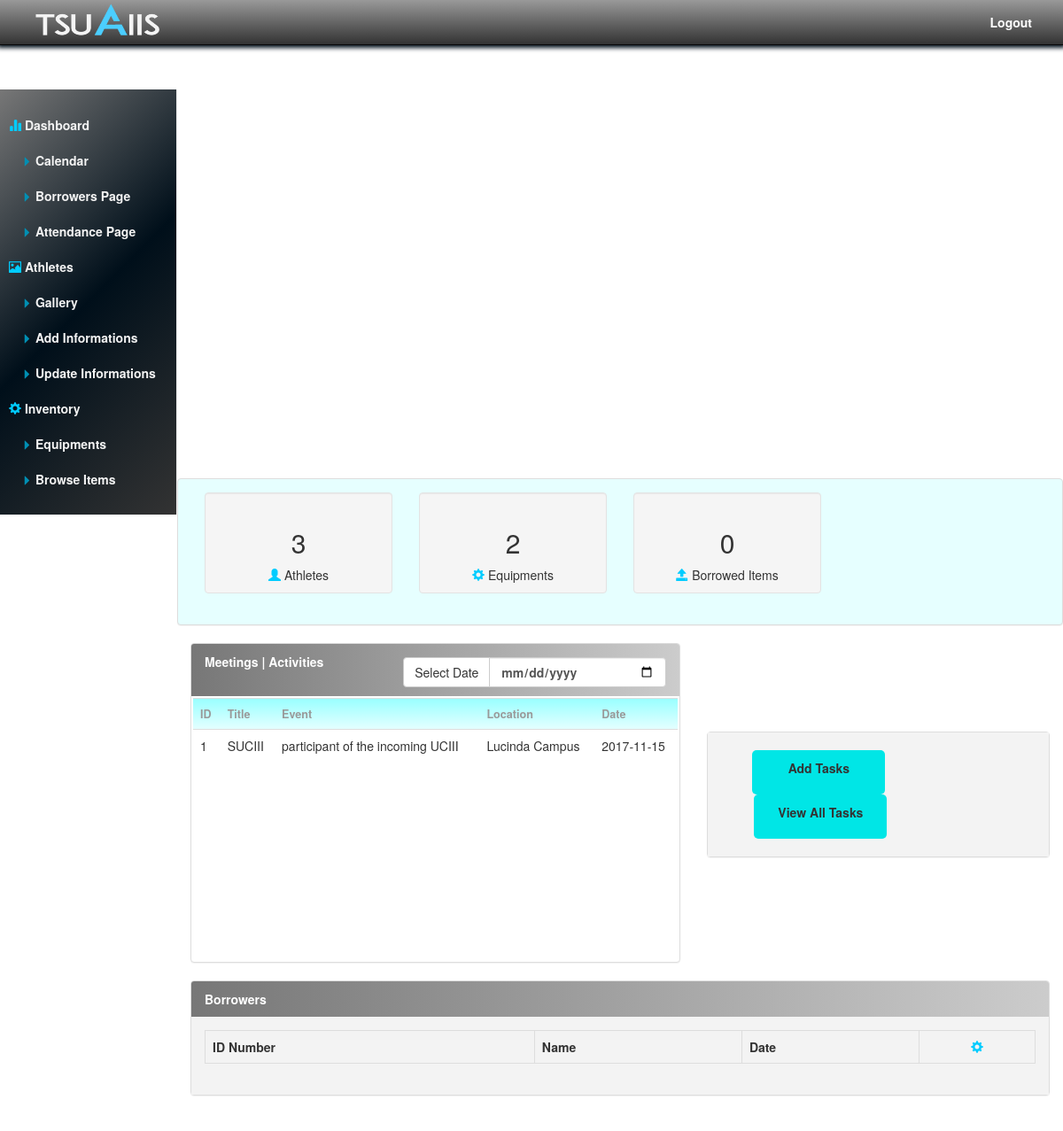
Screenshot of /welcome.php (signed in) with the database file from the repository.
### tables this page shows
CREATE TABLE `sdmo_calendar` (
  `CAL_NO` int(11) NOT NULL,
  `CAL_TITLE` char(50) NOT NULL,
  `CAL_EVENT_LOCATION` char(50) NOT NULL,
  `CAL_EVENT` char(100) NOT NULL,
  `CAL_START` date NOT NULL,
  `CAL_END` date NOT NULL,
  `CAL_STATUS` char(50) NOT NULL,
  `CAL_WARNING` char(3) NOT NULL,
  `CAL_WAR_DATE` date NOT NULL
);

### calendar/count/select-date.php (the view, shortened to what this page needs)
<?php
	if(isset($_POST['submit']))
	{
		$date = $_POST['date'];
		$sql = "SELECT * FROM sdmo_calendar WHERE CAL_START = '$date'";
		$res = mysql_query($sql);
		if($date!=0){
		echo "<table class='table table-hover'>
			<tr id='t-head'>
				<th>ID</th>
				<th>Title</th>
				<th>Event</th>
				<th>Location</th>
				<th>Date</th>
			</tr>";
		while ($row = mysql_fetch_array($res)) {
			echo "<tr>
				<td>" . $row['CAL_NO'] . "</td>
				<td>" . $row['CAL_TITLE'] . "</td>
				<td>" . $row['CAL_EVENT'] . "</td>
				<td>" . $row['CAL_EVENT_LOCATION'] . "</td>
				<td>" . $row['CAL_START'] . "</td>
				 </tr>";
		}
		echo "</table>";
		}
		else{
		 return false;
		}
	}
	elseif(!isset($_POST['submit'])){
		$sql = "SELECT * FROM sdmo_calendar ORDER BY CAL_START LIMIT 7";
		$res = mysql_query($sql);
		echo "<table class='table table-hover' >
			<tr id='t-head'>
				<th>ID</th>
				<th>Title</th>
				<th>Event</th>
				<th>Location</th>
				<th>Date</th>
			</tr>";
		while ($row = mysql_fetch_array($res)) {
			echo "<tr>
				<td>" . $row['CAL_NO'] . "</td>
				<td>" . $row['CAL_TITLE'] . "</td>
				<td>" . $row['CAL_EVENT'] . "</td>
				<td>" . $row['CAL_EVENT_LOCATION'] . "</td>
				<td>" . $row['CAL_START'] . "</td>
				 </tr>";
		}
		echo "</table>";
	}
?>

### css/index_style.css (style rules this page uses)
body { padding-top: 50px; }
#t-head { background-color: #333; }

### calendar/count/select-date.php (style rules this page uses)
#t-head { background: linear-gradient(to bottom, #99ffff, #e6ffff); color: #999; font-size: 0.9em; }

### borrower/SDMO_INVENTORY_BARROW_LIST.PHP (style rules this page uses)
table { width: 100%; border-style: none; }

### rows the page displays
sdmo_calendar: CAL_NO "1", CAL_TITLE "SUCIII", CAL_EVENT "participant of the incoming UCIII", CAL_EVENT_LOCATION "Lucinda Campus", CAL_START "2017-11-15"

### other values shown
$data "3"
$data "2"
$a "0"
